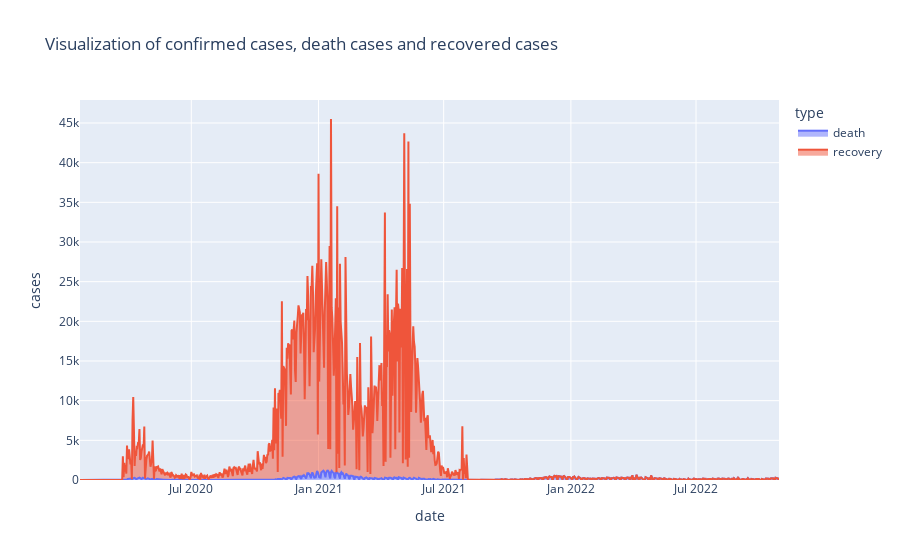

Here is the notebook cell this chart was saved with:
### Code cell
import plotly
import plotly.express as px


fig = px.area(Germany_recovery_death, x="date", y="cases", color="type", title = "Visualization of confirmed cases, death cases and recovered cases" )
fig.show()

### Figure 1 — Plotly figure (JSON) as saved in the notebook; plotly's stock layout.template omitted (floating-point values rounded to 4 significant figures; data arrays with more than 128 entries replaced by an {"elided": "..."} marker saying what was removed)
{"data": [{"fillpattern": {"shape": ""}, "hovertemplate": "type=death<br>date=%{x}<br>cases=%{y}<extra></extra>", "legendgroup": "death", "line": {"color": "#636efa"}, "marker": {"symbol": "circle"}, "mode": "lines", "name": "death", "orientation": "v", "showlegend": true, "stackgroup": "1", "type": "scatter", "x": {"elided": "1009 str values"}, "xaxis": "x", "y": {"elided": "1009 int values"}, "yaxis": "y"}, {"fillpattern": {"shape": ""}, "hovertemplate": "type=recovery<br>date=%{x}<br>cases=%{y}<extra></extra>", "legendgroup": "recovery", "line": {"color": "#EF553B"}, "marker": {"symbol": "circle"}, "mode": "lines", "name": "recovery", "orientation": "v", "showlegend": true, "stackgroup": "1", "type": "scatter", "x": {"elided": "1010 str values"}, "xaxis": "x", "y": {"elided": "1010 int values"}, "yaxis": "y"}], "layout": {"legend": {"title": {"text": "type"}, "tracegroupgap": 0}, "title": {"text": "Visualization of confirmed cases, death cases and recovered cases"}, "xaxis": {"anchor": "y", "domain": [0, 1], "title": {"text": "date"}}, "yaxis": {"anchor": "x", "domain": [0, 1], "title": {"text": "cases"}}}}
